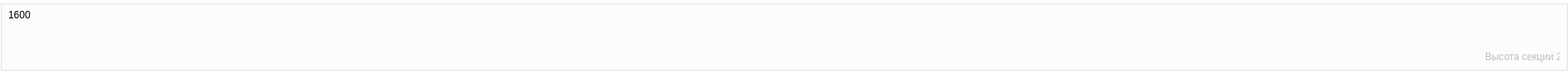
         <widget class="QGroupBox" name="groupBox16">
          <property name="sizePolicy">
           <sizepolicy hsizetype="Preferred" vsizetype="Fixed">
            <horstretch>0</horstretch>
            <verstretch>0</verstretch>
           </sizepolicy>
          </property>
          <property name="minimumSize">
           <size>
            <width>0</width>
            <height>80</height>
           </size>
          </property>
          <property name="maximumSize">
           <size>
            <width>1890</width>
            <height>120</height>
           </size>
          </property>
          <property name="styleSheet">
           <string notr="true">QGroupBox{
                        background-color: #fff;
                        }</string>
          </property>
          <property name="title">
           <string/>
          </property>
          <widget class="QWidget" name="horizontalLayoutWidget_16">
           <property name="geometry">
            <rect>
             <x>50</x>
             <y>10</y>
             <width>1781</width>
             <height>61</height>
            </rect>
           </property>
           <layout class="QHBoxLayout" name="layout_1600">
            <property name="spacing">
             <number>0</number>
            </property>
           </layout>
          </widget>
          <widget class="QLabel" name="label_19">
           <property name="geometry">
            <rect>
             <x>10</x>
             <y>10</y>
             <width>41</width>
             <height>16</height>
            </rect>
           </property>
           <property name="text">
            <string>1600</string>
           </property>
          </widget>
          <widget class="QLabel" name="height_section2_label">
           <property name="enabled">
            <bool>false</bool>
           </property>
           <property name="geometry">
            <rect>
             <x>1790</x>
             <y>60</y>
             <width>90</width>
             <height>16</height>
            </rect>
           </property>
           <property name="text">
            <string>Высота секции 2</string>
           </property>
          </widget>
          <widget class="QLabel" name="label_47">
           <property name="geometry">
            <rect>
             <x>1860</x>
             <y>20</y>
             <width>31</width>
             <height>21</height>
            </rect>
           </property>
           <property name="text">
            <string/>
           </property>
           <property name="pixmap">
            <pixmap>../../image/img tools/shield_height_2.png</pixmap>
           </property>
          </widget>
         </widget>
